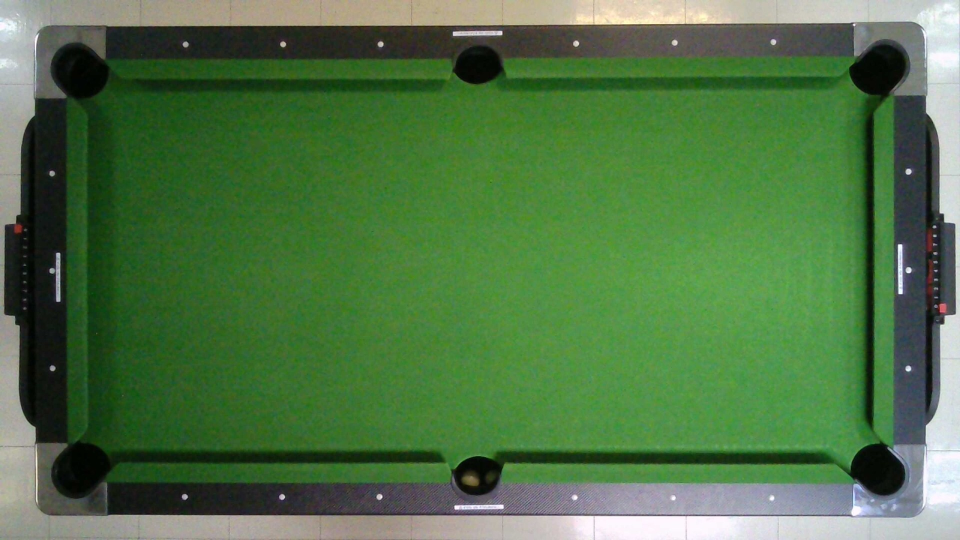
#> input picture Test_Perspective/new.jpg, 1920 x 1080 px (shown at 1/2 size)
$ python -i New.py   (imports and definitions only)   (older library calls are emulated)
#> lines starting #> are read from the running program, lines starting #| are printed output that depends on the picture; after the words box and inside, x2 and y2 are one past the last pixel; in counts of white or black regions, pixels touching at a corner belong together
#> further down, picture is the input picture: shape (1080, 1920, 3); mean B, G, R 70.1, 116.8, 79.5
#! /usr/bin/env python3
"""
    This program calculates the perspective transform of the projectable area.
    The user should be able to provide appropriate camera calibration information.
"""

import json
import time

import cv2
import numpy as np


# [69 lines left out: functions show_full_frame, get_reference_image, load_camera_props, undistort_image, not called in this run]


def find_edges(frame):
    """
    Given a frame, find the edges
    :param frame: Camera Image
    :return: Found edges in image
    """
    gray = cv2.cvtColor(frame, cv2.COLOR_BGR2GRAY)
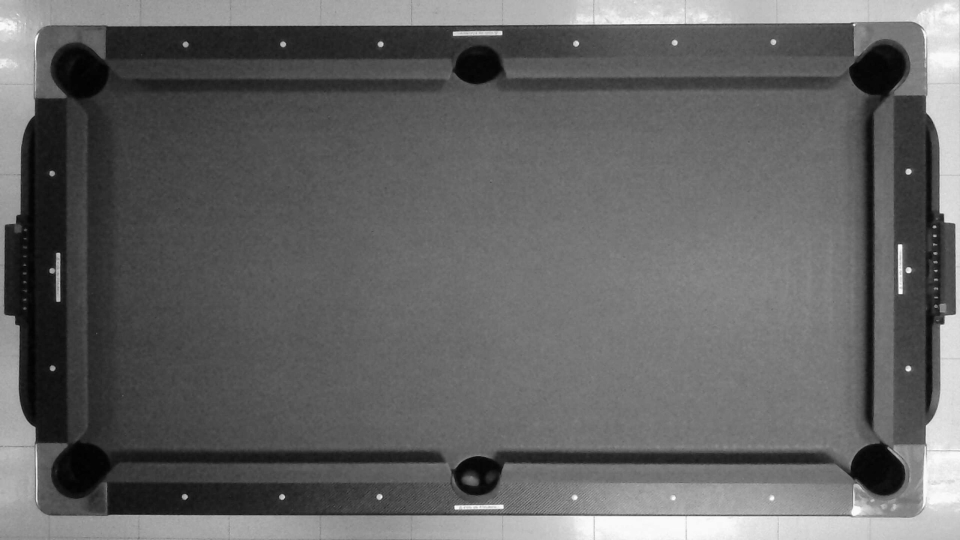
#> gray: shape (1080, 1920) (shown at 1/2 size); min 1, max 255, mean 100.3
    gray = cv2.bilateralFilter(gray, 11, 17, 17)  # Add some blur
    edged = cv2.Canny(gray, 30, 200)  # Find our edges
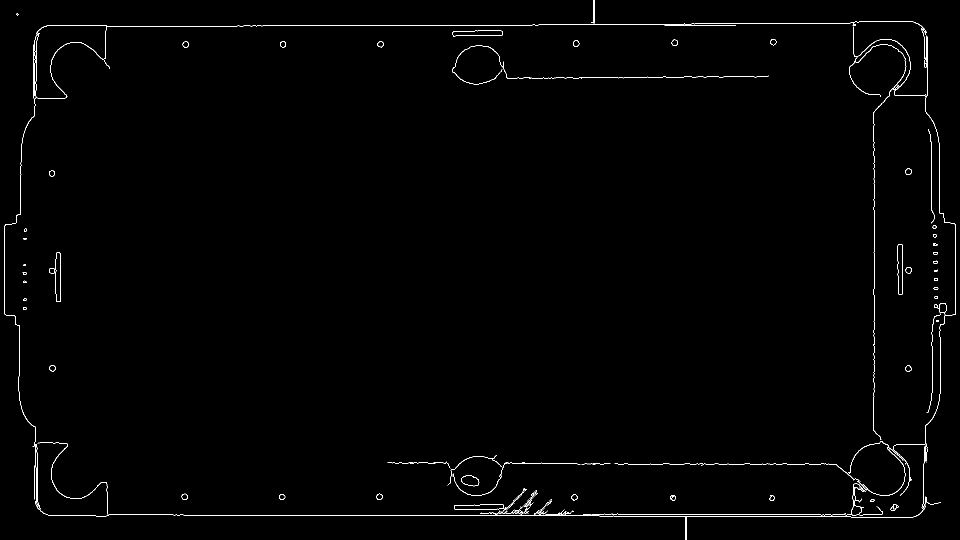
#> edged: shape (1080, 1920) (shown at 1/2 size); 0.78% white in thin lines or dots
    return edged


def get_region_corners(frame):
    """
    Find the four corners of our projected region and return them in
    the proper order
    :param frame: Camera Image
    :return: Projection region rectangle
    """
    edged = find_edges(frame)
    # findContours is destructive, so send in a copy
    image, contours, hierarchy = cv2.findContours(edged.copy(), cv2.RETR_TREE, cv2.CHAIN_APPROX_SIMPLE)
#> contours = 146 contours, 54 with area under 20; largest, box (x1, y1, x2, y2) and area: (905, 61, 1005, 73) 900, (905, 61, 1005, 73) 898, (1795, 488, 1806, 589) 888, (1795, 488, 1806, 589) 883, (111, 505, 121, 604) 850
    # Sort our contours by area, and keep the 10 largest
    contours = sorted(contours, key=cv2.contourArea, reverse=True)[:10]
#> contours = 10 contours; largest, box (x1, y1, x2, y2) and area: (905, 61, 1005, 73) 900, (905, 61, 1005, 73) 898, (1795, 488, 1806, 589) 888, (1795, 488, 1806, 589) 883, (111, 505, 121, 604) 850
    screen_contours = None

    for c in contours:
        # Approximate the contour
        peri = cv2.arcLength(c, True)
        approx = cv2.approxPolyDP(c, 0.02 * peri, True)

        # If our contour has four points, we probably found the screen
        if len(approx) == 4:
            screen_contours = approx
            break
    else:
        print('Did not find contour')
#> this loop made 1 pass
    # Uncomment these lines to see the contours on the image
    # cv2.drawContours(frame, [screen_contours], -1, (0, 255, 0), 3)
    # cv2.imshow('Screen', frame)
    # cv2.waitKey(0)
    pts = screen_contours.reshape(4, 2)
#> pts = [[905, 64], [906, 72], [1004, 70], [1002, 61]]
    rect = order_corners(pts)
    return rect


def order_corners(pts):
    """
    Given the four points found for our contour, order them into
    Top Left, Top Right, Bottom Right, Bottom Left
    This order is important for perspective transforms
    :param pts: Contour points to be ordered correctly
    """
    rect = np.zeros((4, 2), dtype='float32')

    s = pts.sum(axis=1)
#> s = [969, 978, 1074, 1063]
    rect[0] = pts[np.argmin(s)]
    rect[2] = pts[np.argmax(s)]

    diff = np.diff(pts, axis=1)
#> diff = [-841, -834, -934, -941]
    rect[1] = pts[np.argmin(diff)]
    rect[3] = pts[np.argmax(diff)]
    return rect


# [77 lines left out: functions get_destination_array, get_perspective_transform, not called in this run]


# Start capturing the video feed from the webcam
# [3 lines not run here, left out]
tl = (251, 180)
bl = (179, 927)
tr = (1697, 197)
br = (1749, 942)
rect = (tl,bl,tr,br)
# [15 lines not run here, left out]

>>> import cv2
>>> picture = cv2.imread('../Test_Perspective/new.jpg')
>>> result = get_region_corners(picture)
#> in get_region_corners, `rect = order_corners(pts)`: rect = [[905, 64], [1002, 61], [1004, 70], [906, 72]]
#> result = [[905, 64], [1002, 61], [1004, 70], [906, 72]]
